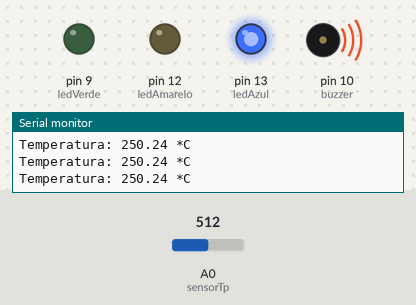
Bench run of a sketch on a simulated Arduino Uno, built with avr-gcc and run on an emulated ATmega328P. Shown: output pins drawn as LEDs (lit = HIGH), buzzer (waves = sounding), the last lines printed to the serial monitor. The test bench sets the inputs (shaded band); at power-on: A0 (sensorTp) = 512.

Above: at 1.3 s.
1.4 s: A0 (sensorTp) set to 90
2.9 s: A0 (sensorTp) set to 76
At 4.1 s:
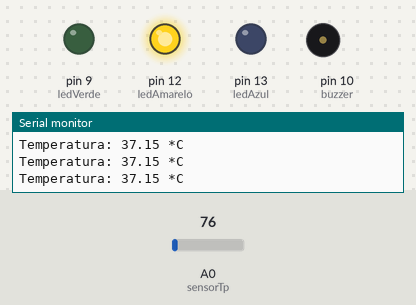
4.5 s: A0 (sensorTp) set to 30
At 5.3 s:
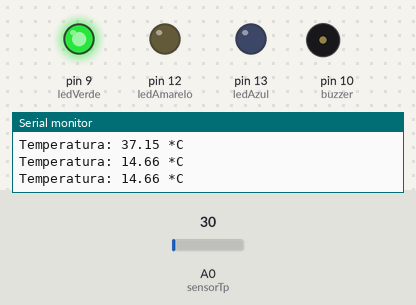
6.0 s: A0 (sensorTp) set to 122
At 6.5 s:
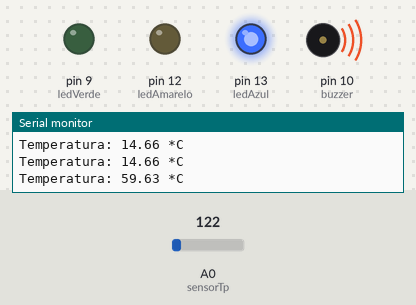
7.5 s: A0 (sensorTp) set to 20
At 8.9 s:
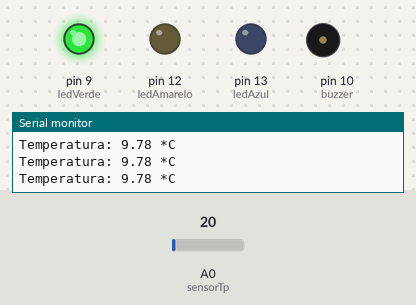
Timing chart, 0 to 10.0 s (numbered marks = the images above; inputs shaded):
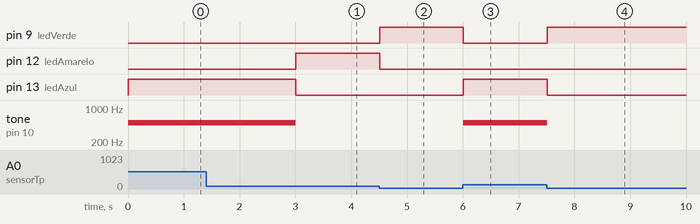

The sketch:

main.ino
```cpp
/**
 * @file Main.ino
 * @brief Algoritmo homologado de monitoramento termico com alerta dual.
 * @authors Avelar, A. G.; Lodi, A. G.; Campos, L. V. S.; Sousa, M.
 * @date 2026
 */

const int ledVerde = 9;    // Led verde (Seguro)
const int ledAmarelo = 12; // Led amarelo (Atenção)
const int ledAzul = 13;    // Led azul (Alarme/Crítico)
const int sensorTp = A0;   // Sensor de temperatura
const int buzzer = 10;     // Buzzer de alerta

// Controle temporizado do alarme sonoro (Não-bloqueante)
unsigned long tempoBuzzer = 0;
bool buzzerLigado = false;

void setup() {
  Serial.begin(9600);
  pinMode(ledVerde, OUTPUT);
  pinMode(ledAmarelo, OUTPUT);
  pinMode(ledAzul, OUTPUT);
  pinMode(buzzer, OUTPUT);
}

void loop() {
  // Conversão da leitura analógica para a escala Celsius
  int leitura = analogRead(sensorTp);
  float tensao = leitura * (5.0 / 1023.0);
  float temperatura = tensao * 100.0;

  Serial.print("Temperatura: ");
  Serial.print(temperatura);
  Serial.println(" *C");

  // CASO 1: Temperatura até 30.0 *C (Normal / Seguro)
  if (temperatura <= 30.0) {
    digitalWrite(ledVerde, HIGH);
    digitalWrite(ledAmarelo, LOW);
    digitalWrite(ledAzul, LOW);

    noTone(buzzer);
    buzzerLigado = false;
  }
  // CASO 2: Temperatura entre 30.0 *C e 40.0 *C (Atenção)
  else if (temperatura > 30.0 && temperatura <= 40.0) {
    digitalWrite(ledVerde, LOW);
    digitalWrite(ledAmarelo, HIGH);
    digitalWrite(ledAzul, LOW);

    noTone(buzzer);
    buzzerLigado = false;
  }
  // CASO 3: Temperatura maior que 40.0 *C (Crítico / Alarme)
  else {
    digitalWrite(ledVerde, LOW);
    digitalWrite(ledAmarelo, LOW);
    digitalWrite(ledAzul, HIGH);

    // Dispara a sinalização sonora uma única vez por ciclo crítico
    if (!buzzerLigado) {
      tone(buzzer, 500);
      tempoBuzzer = millis(); // Registra o timestamp inicial de ativação
      buzzerLigado = true;
    }
  }

  // Monitoramento do tempo de execução do buzzer (Desliga após 5 segundos)
  if (buzzerLigado) {
    if (millis() - tempoBuzzer >= 5000) {
      noTone(buzzer);
    }
  }

  delay(500); // Janela de estabilização de amostragem
}
```

Measured:
- the behaviour switches between 82 and 81 on A0 (sensorTp) (found by bisection; images 0 and 1)
- after the input at 2.9 s, pin 12 (ledAmarelo): LOW → HIGH after 0.11 s; pin 13 (ledAzul): HIGH → LOW after 0.11 s; tone on pin 10 (buzzer): 500 Hz → silent after 0.11 s
- after the input at 4.5 s, pin 9 (ledVerde): LOW → HIGH at once; pin 12 (ledAmarelo): HIGH → LOW at once
- after the input at 6.0 s, pin 9 (ledVerde): HIGH → LOW at once; pin 13 (ledAzul): LOW → HIGH at once; tone on pin 10 (buzzer): silent → 500 Hz at once
- after the input at 7.5 s, pin 9 (ledVerde): LOW → HIGH at once; pin 13 (ledAzul): HIGH → LOW at once; tone on pin 10 (buzzer): 500 Hz → silent at once
